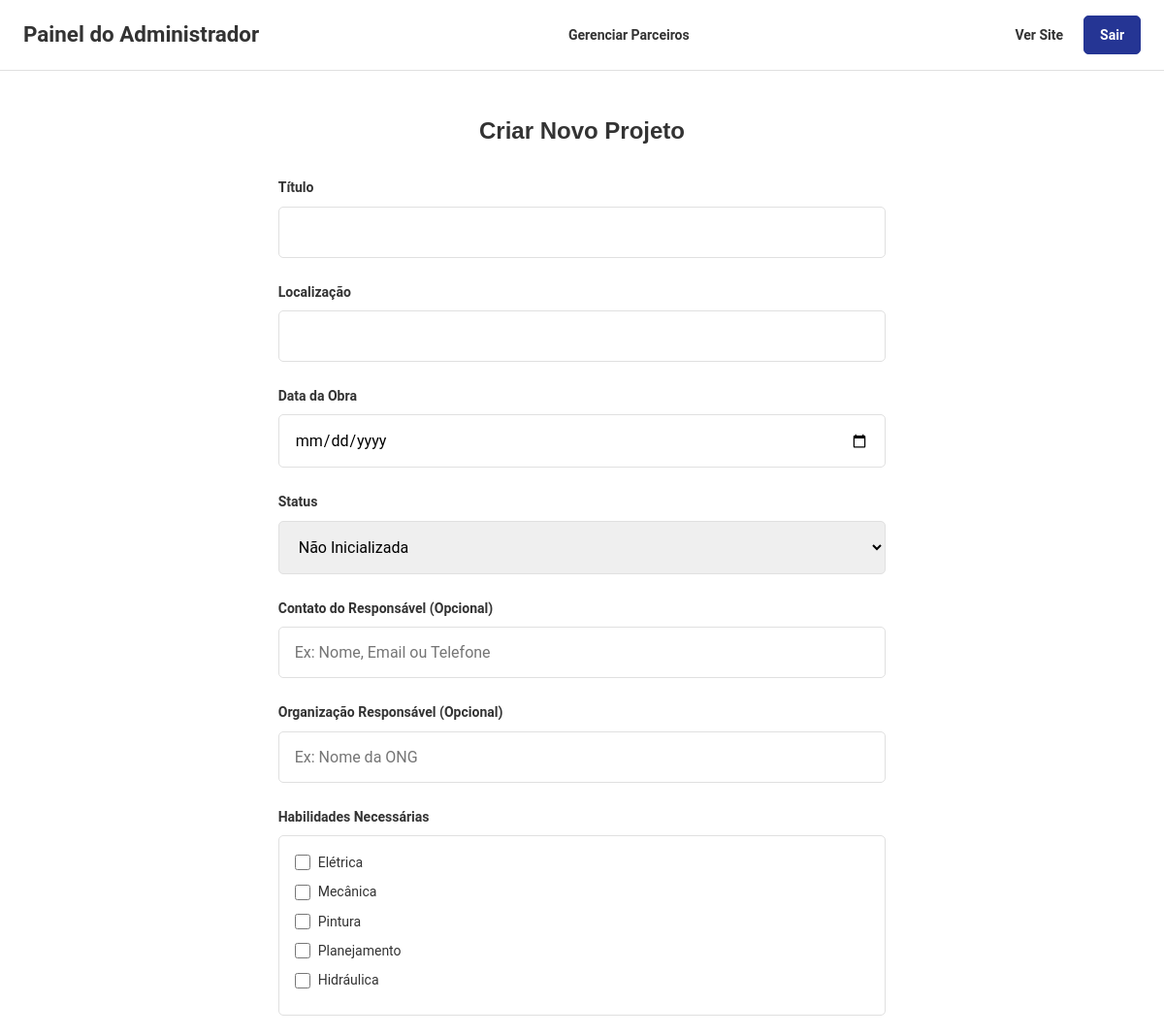
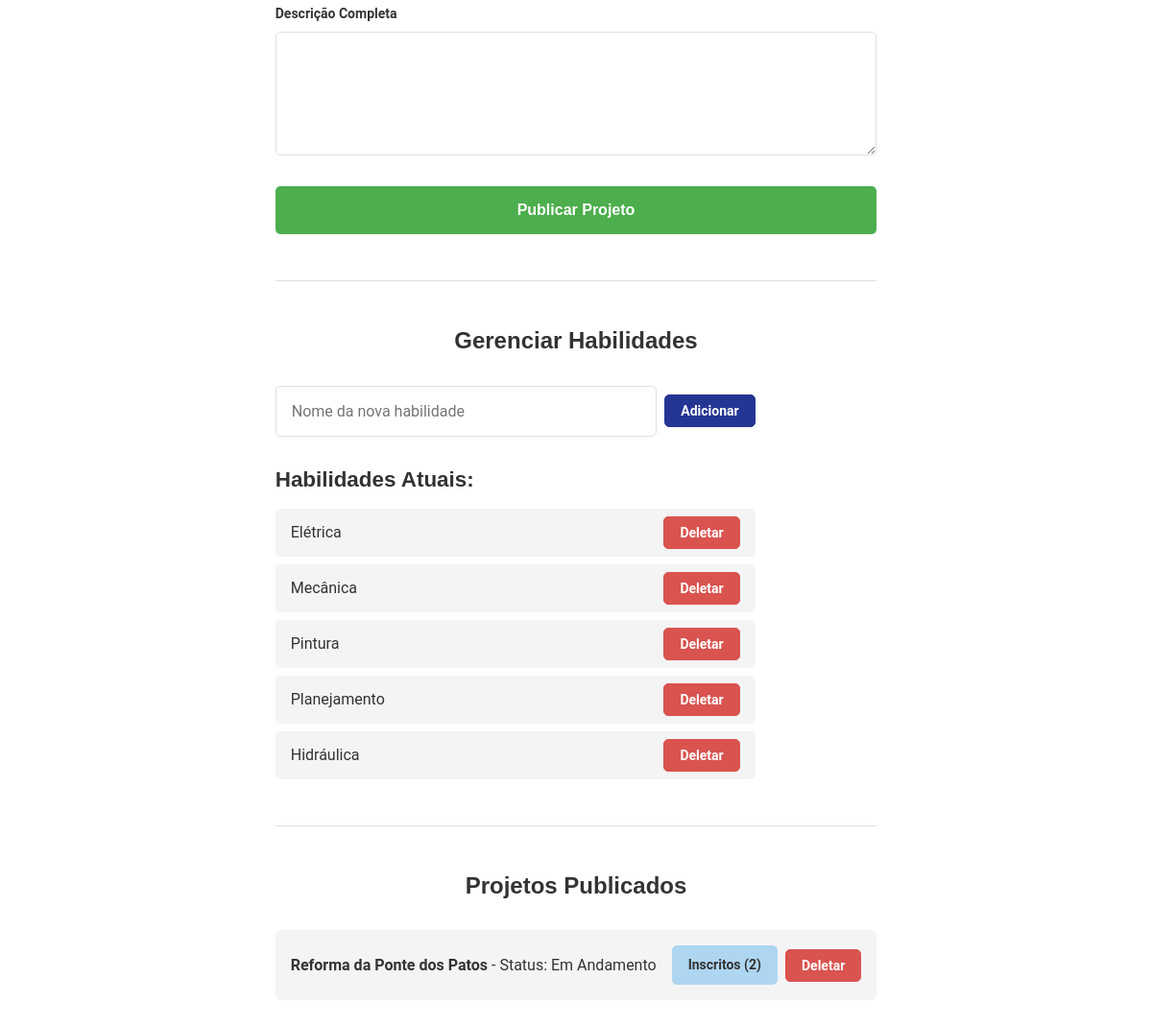
The page /admin (signed in) on the database its author committed (2 pictures, top to bottom).
### ES/models.py (models this page shows, shortened)
class Skill(db.Model):
    id = db.Column(db.Integer, primary_key=True)
    name = db.Column(db.String(50), unique=True, nullable=False)

class Project(db.Model):
    id = db.Column(db.Integer, primary_key=True)
    title = db.Column(db.String(150), nullable=False)
    description = db.Column(db.Text, nullable=False)
    location = db.Column(db.String(100), nullable=False)
    status = db.Column(db.String(50), nullable=False, default='Não Inicializada')
    work_date = db.Column(db.Date, nullable=True)
    responsible_org = db.Column(db.String(150), nullable=True)
    responsible_contact = db.Column(db.String(100), nullable=True)
    voluntarios = db.relationship('User', secondary=inscricoes, back_populates='projects')
    required_skills = db.relationship('Skill', secondary=project_skills, lazy='subquery', backref=db.backref('projects', lazy=True))

### ES/routes.py (the view, shortened to what this page needs)
@main.route('/admin', methods=['GET', 'POST'])
@admin_required
def admin_page():
    all_projects = Project.query.order_by(Project.id.desc()).all()
    all_skills = Skill.query.all()
    return render_template('admin.html', logged_in=True, projects=all_projects, skills=all_skills)

### ES/routes.py (called while the page is built)
def admin_required(f):
    @wraps(f)
    def decorated_function(*args, **kwargs):
        if 'user_id' not in session:
            flash('Acesso negado. Por favor, faça o login como admin', 'danger')
            return redirect(url_for('main.login_cadastro'))
        user = User.query.get(session['user_id'])
        if not user.is_admin:
            flash('Você não tem permissão para acessar esta pagina.', 'danger')
            return redirect(url_for('main.homepage'))
        return f(*args, **kwargs)
    return decorated_function

### ES/templates/admin.html (shortened to what this page needs)
<!DOCTYPE html>
<html lang="pt-BR">
<head>
    <link rel="stylesheet" href="{{ url_for('static', filename='css/base.css') }}">
    <link rel="stylesheet" href="{{ url_for('static', filename='css/admin.css') }}">
</head>
<body data-logged-in="True">
    <header class="header">
        <nav class="container navbar">
            <a href="{{ url_for('main.admin_page') }}" class="logo">Painel do Administrador</a>
            <a href="{{ url_for('main.admin_parceiros') }}" class="btn">Gerenciar Parceiros</a>
            <div>
                <a href="{{ url_for('main.homepage') }}" class="btn">Ver Site</a>
                <a href="{{ url_for('main.logout') }}" class="btn btn-primary">Sair</a>
            </div>
        </nav>
    </header>
    <main class="admin-container">
        <section>
            <h2 class="section-title">Criar Novo Projeto</h2>
            <form class="admin-form" action="{{ url_for('main.admin_page') }}" method="POST">
                <div class="form-group"><label>Título</label><input class="form-input" type="text" name="title" required></div>
                <div class="form-group"><label>Localização</label><input class="form-input" type="text" name="location" required></div>
                <div class="form-group"><label>Data da Obra</label><input class="form-input" type="date" name="work_date"></div>
                <div class="form-group">
                    <label>Status</label>
                    <select class="form-select" name="status">
                        <option>Não Inicializada</option>
                    </select>
                </div>
                <div class="form-group">
                    <label for="responsible_contact">Contato do Responsável (Opcional)</label>
                    <input class="form-input" type="text" name="responsible_contact" id="responsible_contact" placeholder="Ex: Nome, Email ou Telefone">
                </div>
                <div class="form-group">
                    <label for="responsible_org">Organização Responsável (Opcional)</label>
                    <input class="form-input" type="text" name="responsible_org" id="responsible_org" placeholder="Ex: Nome da ONG">
                </div>
                <div class="form-group">
                    <label>Habilidades Necessárias</label>
                    <div>
                        {% for skill in skills %}
                        <label><input class="form-input" type="checkbox" name="skills" value="{{ skill.id }}"> {{ skill.name }}</label>
                        {% endfor %}
                    </div>
                </div>
                <div class="form-group">
                    <label>Descrição Completa</label>
                    <textarea name="description" rows="5" required></textarea>
                </div>
                <button type="submit" class="btn-submit">Publicar Projeto</button>
            </form>
        </section>
        <hr>
        <section>
            <h2 class="section-title">Gerenciar Habilidades</h2>
            <div>
                <form action="{{ url_for('main.add_skill') }}" method="POST">
                    <div class="form-group">
                        <input class="form-input" type="text" name="skill_name" placeholder="Nome da nova habilidade" required>
                    </div>
                    <button type="submit" class="btn btn-primary">Adicionar</button>
                </form>
            </div>
            <h4>Habilidades Atuais:</h4>
            <ul>
                {% for skill in skills %}
                    <li>
                        <span>{{ skill.name }}</span>
                        <form action="{{ url_for('main.delete_skill', skill_id=skill.id) }}" method="POST" onsubmit="return confirm('Tem certeza que deseja deletar a habilidade \'{{ skill.name }}\'? Isso a removerá de todos os projetos.');">
                            <button type="submit" class="btn">Deletar</button>
                        </form>
                    </li>
                {% else %}
                    <li>Nenhuma habilidade cadastrada.</li>
                {% endfor %}
            </ul>
        </section>
    <hr>
        <section>
            <h2 class="section-title">Projetos Publicados</h2>
            {% for project in projects %}
            <div>
                <div>
                    <span><strong>{{ project.title }}</strong> - Status: {{ project.status }}</span>
                    <div>
                        <a href="{{ url_for('main.view_volunteers', project_id=project.id) }}" class="btn">Inscritos ({{ project.voluntarios|length }})</a>
                        <form action="{{ url_for('main.delete_project', project_id=project.id) }}" method="POST" onsubmit="return confirm('Tem certeza que deseja deletar este projeto?');">
                            <button type="submit" class="btn">Deletar</button>
                        </form>
                    </div>
                </div>
            </div>
            {% endfor %}
        </section>
    </main>
</body>
</html>

### ES/static/css/base.css (style rules this page uses)
:root { --cor-primaria: #253594; --cor-secundaria: #d9534f; --cor-sucesso: #4cae4c; --cor-fundo: #ffffff; --cor-fundo-secundario: #f4f4f4; --cor-texto: #333333; --cor-texto-claro: #ffffff; --cor-borda: #e0e0e0; --cor-botao: #f7b910; --cor-botao: #ffa600; --fonte-principal: "Roboto", sans-serif; --fonte-secundaria: "Montserrat", sans-serif; --texto-xs: 0.75rem; --texto-sm: 0.875rem; --texto-base: 1rem; --texto-lg: 1.400rem; --texto-xl: 1.5rem; --texto-2xl: 2rem; --esp-1: 0.25rem; --esp-2: 0.5rem; --esp-3: 1rem; --esp-4: 1.5rem; --esp-5: 2rem; --esp-6: 3rem; --raio-borda: 5px; --sombra-padrao: 0 4px 12px rgba(0, 0, 0, 0.08); --largura-maxima: 1200px; }
*, *::before, *::after { box-sizing: border-box; margin: 0; padding: 0; }
html { scroll-behavior: smooth; -webkit-font-smoothing: antialiased; -moz-osx-font-smoothing: grayscale; }
body { min-height: 100vh; display: flex; flex-direction: column; font-family: var(--fonte-principal); font-size: var(--texto-base); color: var(--cor-texto); background-color: var(--cor-fundo); line-height: 1.6; }
ul, ol { list-style: none; }
a { text-decoration: none; color: var(--cor-primaria); }
h1, h2, h3, h4, h5, h6 { font-family: var(--fonte-secundaria); font-weight: 700; line-height: 1.2; margin-bottom: var(--esp-3); }
h2 { font-size: var(--texto-xl); }
.btn { display: inline-block; padding: var(--esp-3) var(--esp-5); font-family: var(--fonte-principal); font-weight: 700; border-radius: var(--raio-borda); text-decoration: none; transition: all 0.3s ease; border: 2px solid transparent; cursor: pointer; text-align: center; }
.btn-primary { background-color: var(--cor-botao); color: var(--cor-texto-claro); border-color: var(--cor-botao-hover); }

### rows shown on the page
Skill: name "Elétrica"
Skill: name "Mecânica"
Skill: name "Pintura"
Skill: name "Planejamento"
Skill: name "Hidráulica"
Project: title "Reforma da Ponte dos Patos", status "Em Andamento", voluntarios|length "2"
